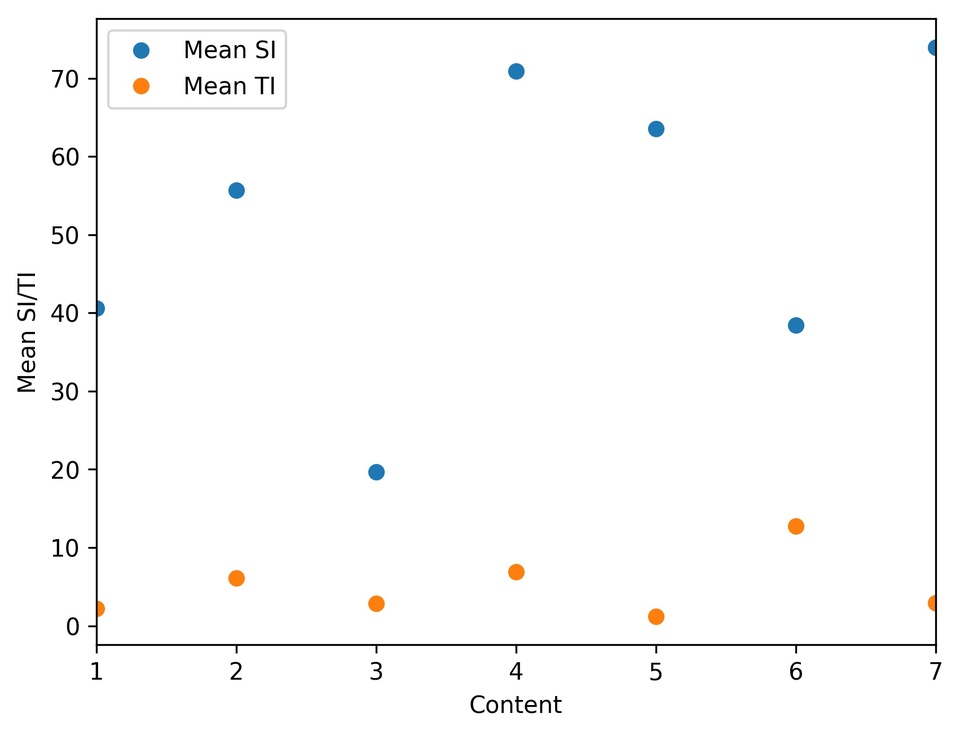
#> input picture SITI-master/examples/SITI_analysis.jpg, 960 x 735 px, shrunk from 1702 x 1302 before the run; its folder holds only this picture in this run
$ python -i calcSITI_numpy.py   (imports and definitions only)
#> lines starting #> are read from the running program, lines starting #| are printed output that depends on the picture; after the words box and inside, x2 and y2 are one past the last pixel; in counts of white or black regions, pixels touching at a corner belong together
import math
import os
import numpy as np

from scipy import ndimage
import matplotlib.pyplot as plt

numf=32

def sobel(frame):
	sobelFrame = []
	frame = frame.astype(np.int16)
	clip = 1
	h = len(frame)
	w = len(frame[0])
	for x in range(clip,(h-clip)): #clipping some first/last rows
		sobelVet = []
		for y in range(clip,(w-clip)): #clipping cols
			gradV = -(frame[x-1][y-1])-2*(frame[x-1][y])-(frame[x-1][y+1])
			gradV += (frame[x+1][y-1])+2*(frame[x+1][y])+(frame[x+1][y+1])
			gradV /= 8

			gradH =  -(frame[x-1][y-1])+(frame[x-1][y+1])
			gradH += -2*(frame[x][y-1])+2*(frame[x][y+1])
			gradH += -(frame[x+1][y-1])+(frame[x+1][y+1])
			gradH /= 8

			sobelPixel = math.sqrt((gradV*gradV)+(gradH*gradH))
			sobelVet.append(sobelPixel)
			y += 1
		sobelFrame.append(sobelVet)

	return np.asarray(sobelFrame)

def _sobel(frame):
	dx = ndimage.sobel(frame, 1)  # horizontal derivative
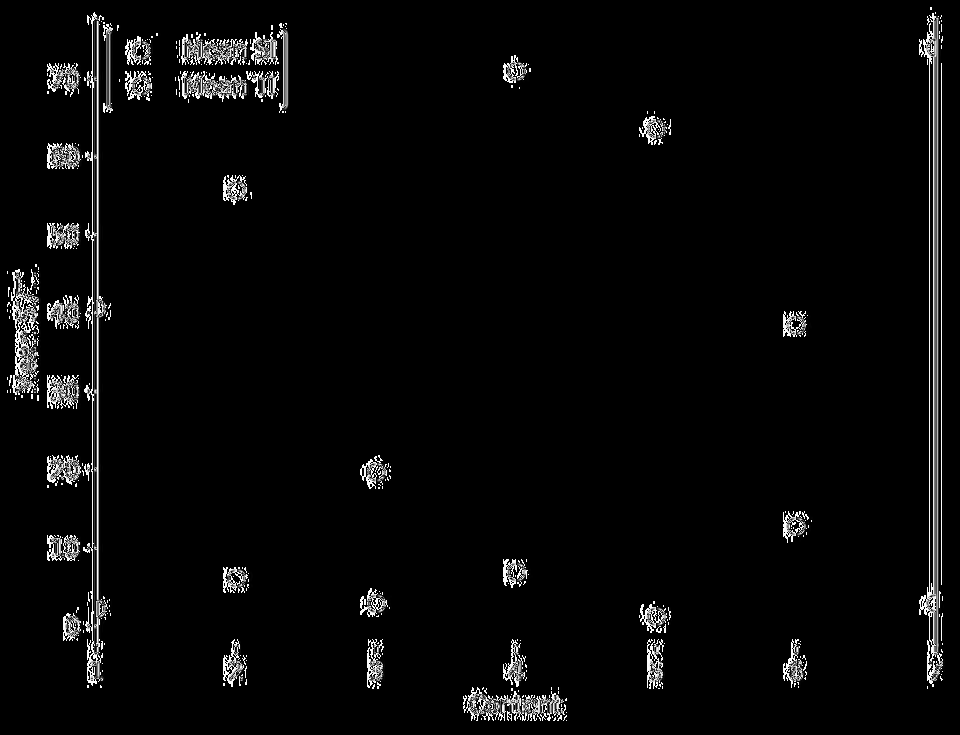
#> dx: shape (735, 960); min 0, max 255, mean 8
	dy = ndimage.sobel(frame, 0)  # vertical derivative
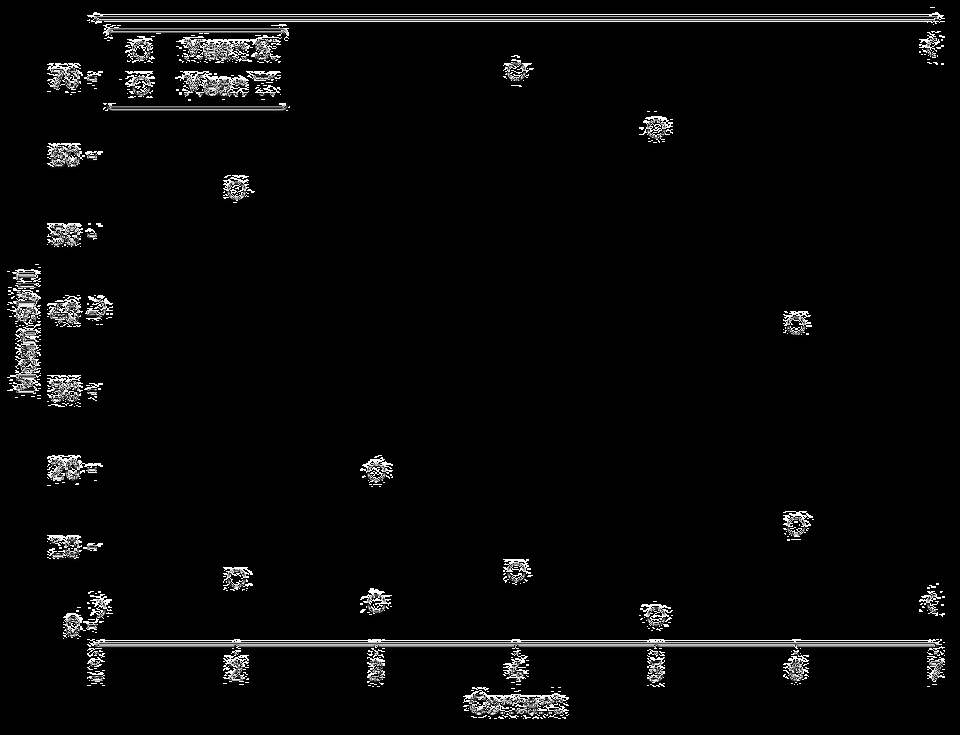
#> dy: shape (735, 960); min 0, max 255, mean 8.8
	sob = ndimage.sobel(frame)
	mag = np.hypot(dx, dy)  # magnitude
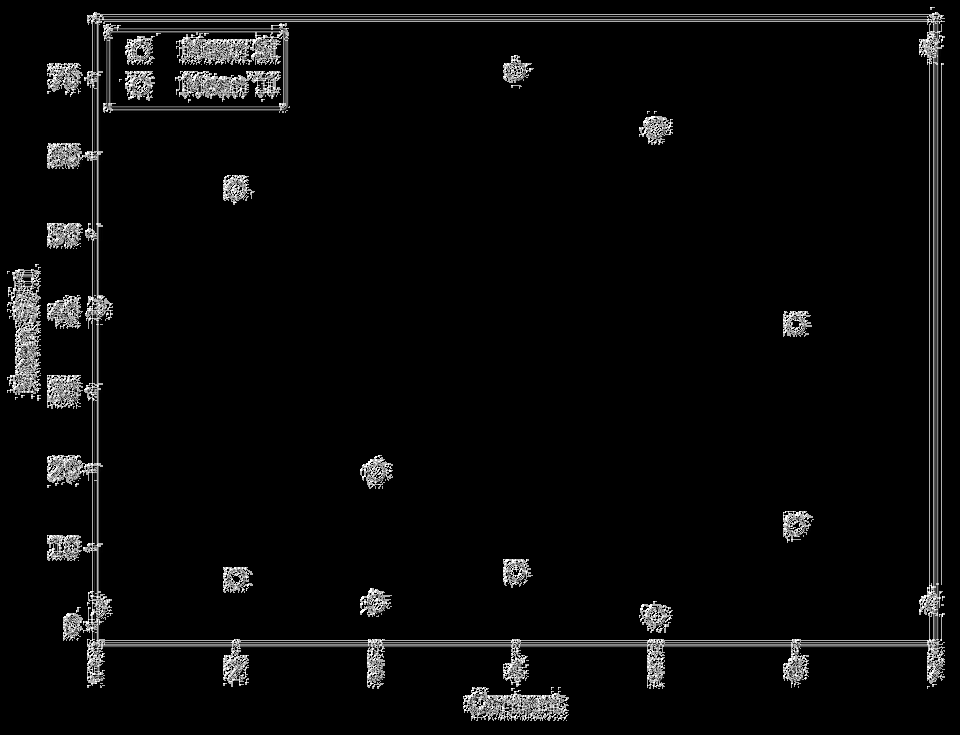
#> mag: shape (735, 960) float16; min 0, max 360.5, mean 14.7; drawn with min black and max white
	mag *= 255.0 / np.max(mag)  # normalize (Q&D)
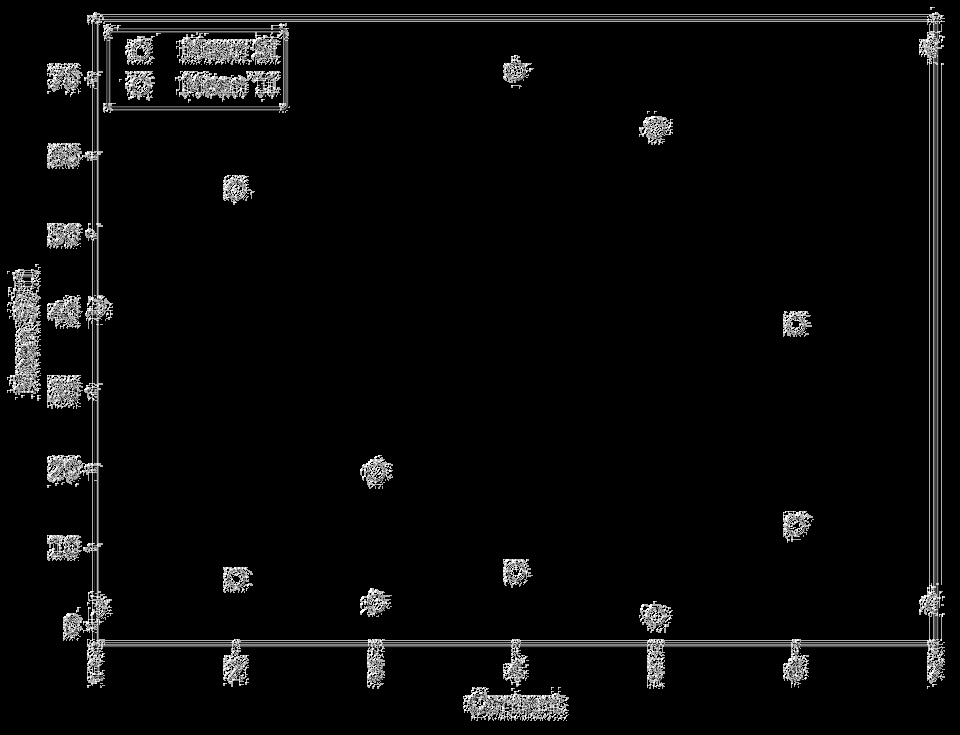
#> mag: shape (735, 960) float16; 8.77% of pixels changed, all inside (x1, y1, x2, y2) = (7, 7, 945, 721)
	print(mag.shape)
#| (735, 960)
	print(mag)
#> (printed output is left out)
	print(sob)
#> (printed output is left out)
	plt.imshow(sob)
	plt.show()
	plt.imshow(frame)
	plt.show()
	return mag


def getYFrame(video,w,h, bit10 = False):
	if bit10:
		frameY = np.fromfile(video, dtype=np.uint16, count=w*h)
		frameU = np.fromfile(video, dtype=np.uint16, count=w*h >> 2)
		frameV = np.fromfile(video, dtype=np.uint16, count=w*h >> 2)
	else:
		frameY = np.fromfile(video, dtype=np.uint8, count=w*h)
		frameU = np.fromfile(video, dtype=np.uint8, count=w*h >> 2)
		frameV = np.fromfile(video, dtype=np.uint8, count=w*h >> 2)

	if len(frameY) == 0: return None
	return frameY.reshape((h,w))

# --- M A I N ------------------------------------------------

#yuv_dir = '/home/grellert/videos/vvc_sets'
#videos = os.listdir(yuv_dir)

# [4 lines not run here, left out]

videos = ["Campfire_3840x2160_30fps_bt709_420_videoRange.yuv","CatRobot_3840x2160_60fps_10bit_420_jvet.yuv","DaylightRoad2_3840x2160_60fps_10bit_420.yuv","FoodMarket4_3840x2160_60fps_10bit_420.yuv","ParkRunning3_3840x2160_50fps_10bit_420.yuv"]

#videos = ["Campfire_3840x2160_30fps_10bit_420.yuv","CatRobot_3840x2160_60fps_10bit_420.yuv","FoodMarket4_3840x2160_60fps_10bit_420.yuv","ParkRunning3_3840x2160_50fps_10bit_420.yuv","Tango2_3840x2160_60fps_10bit_420.yuv","SlideShow_1280x720_20fps_8bit_420.yuv","MarketPlace_1920x1080_60fps_10bit_420.yuv","BasketballDrillText_832x480_50fps_8bit_420.yuv","ArenaOfValor_1920x1080_60fps_8bit_420.yuv","NetflixRitualDance_4096x2160_60fps_10bit_420.y4m","DaylightRoad2_3840x2160_60fps_10bit_420.yuv","KristenAndSara_1280x720_60fps_8bit_420.y4m"]

#videos = ["Tango2_3840x2160_60fps_10bit_420.yuv","SlideShow_1280x720_20fps_8bit_420.yuv","MarketPlace_1920x1080_60fps_10bit_420.yuv","BasketballDrillText_832x480_50fps_8bit_420.yuv","ArenaOfValor_1920x1080_60fps_8bit_420.yuv","NetflixRitualDance_4096x2160_60fps_10bit_420.y4m","KristenAndSara_1280x720_60fps_8bit_420.y4m"]

# [60 lines not run here, left out]

>>> import cv2
>>> picture = cv2.imread('../SITI-master/examples/SITI_analysis.jpg', cv2.IMREAD_GRAYSCALE)
>>> result = _sobel(picture)

$ run again, on SITI-master/examples/example.png
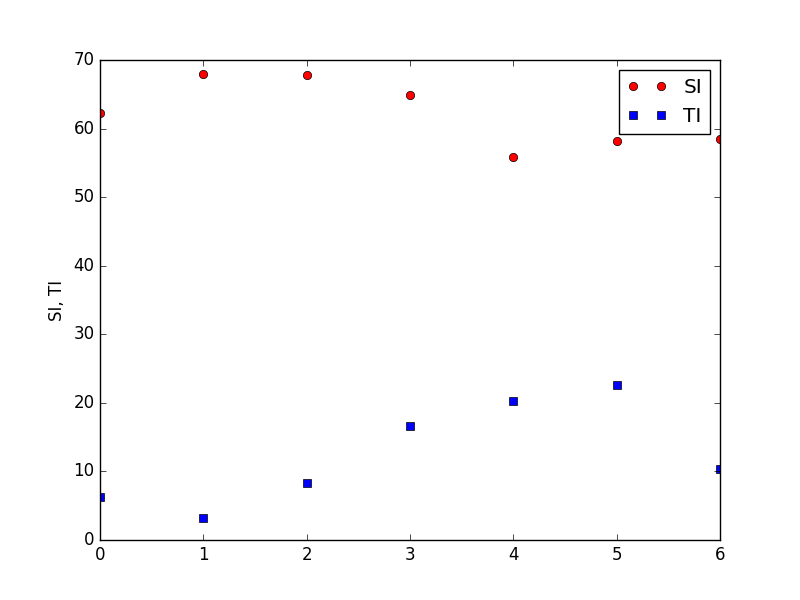
#> input picture SITI-master/examples/example.png, 800 x 600 px
#> in _sobel, `dy = ndimage.sobel(frame, 0)`:
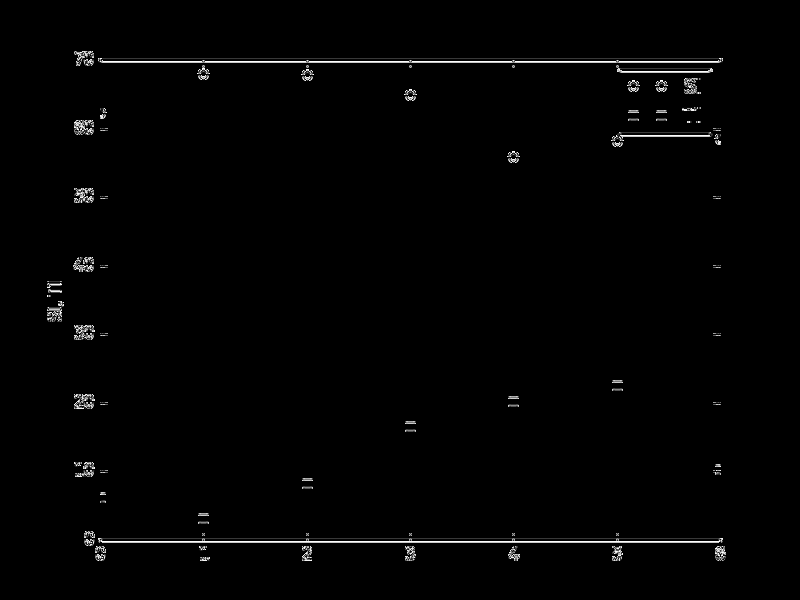
#> dy: shape (600, 800); min 0, max 255, mean 2.9
#> in _sobel, `mag *= 255.0 / np.max(mag)`:
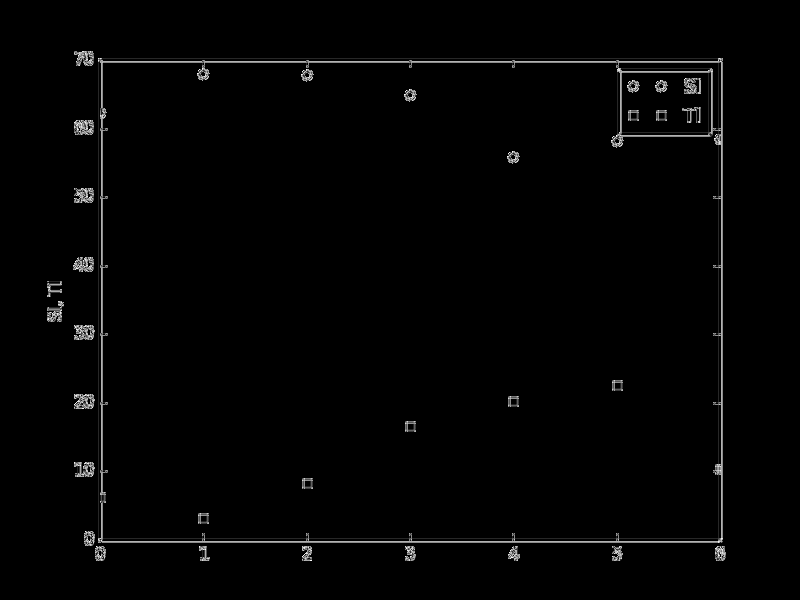
#> mag: shape (600, 800) float16; min 0, max 255, mean 3.5
#| (600, 800)
#> (printed output is left out)
#> (printed output is left out)
